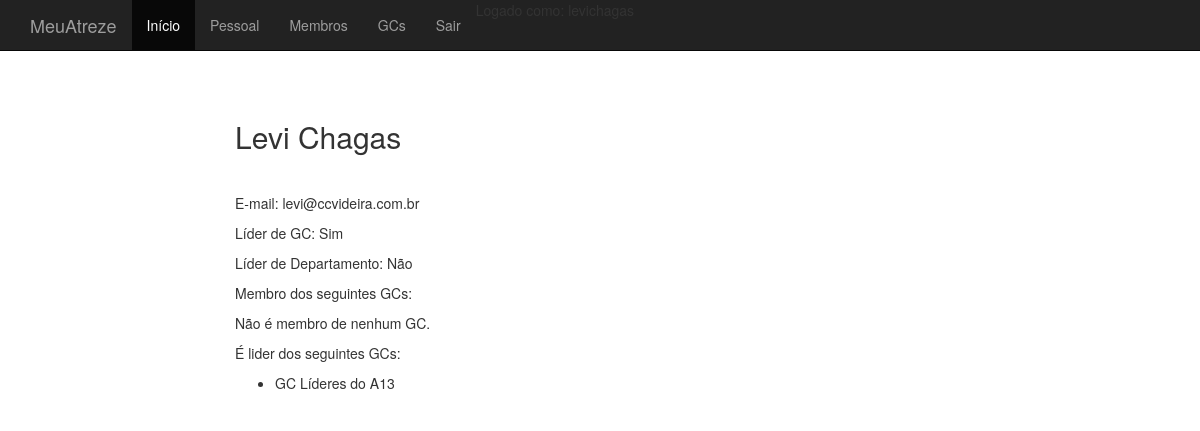
The app's page /members/1/ (signed in) with its own data.
### members/models.py (models this page shows, shortened)
class Member(models.Model):
	user = models.OneToOneField(User, unique=True, null=True)
	name = models.CharField(max_length=200)
	email = models.EmailField(max_length=200)
	is_leader = models.BooleanField(default=False)
	is_department_leader = models.BooleanField(default=False)

### groups/models.py (models this page shows, shortened)
class Group(models.Model):
	name = models.CharField(max_length=50)
	leader = models.ForeignKey('members.Member')
	members = models.ManyToManyField('members.Member', related_name='member_groups', blank=True)

### members/views.py (the view)
# urls.py: url(r'^(?P<pk>\d+)/$', login_required(views.MemberDetailView.as_view()), name='member_detail'),
class MemberDetailView(DetailView):
	model = Member
	template_name = 'members/detail.html'
	def get_context_data(self, **kwargs):
		context = super(MemberDetailView, self).get_context_data(**kwargs)
		context["member_groups"] = context['member'].member_groups.all()
		context["leader_of_groups"] = Group.objects.filter(leader=context['member'])
		return context

### members/templates/members/detail.html
{% extends "base.html" %}
{% block content %}
<div class="col-md-8 col-md-offset-2 content_block">
	<h2>{{ member.name }}</h2>
	<p>E-mail: {{ member.email }}</p>
	<p>
		Líder de GC:
		{% if member.is_leader %}
			Sim
		{% else %}
			Não
		{% endif %}
	</p>
	<p>
		Líder de Departamento:
		{% if member.is_deparment_leader %}
			Sim
		{% else %}
			Não
		{% endif %}
	</p>
	<p>Membro dos seguintes GCs: </p>
	{% if member_groups %}
		<ul>
			{% for group in member_groups %}
        		<li>{{ group.name }}</li>
    		{% endfor %}
		</ul>
	{% else %}
		<p>Não é membro de nenhum GC.</p>
	{% endif %}
	<p>É lider dos seguintes GCs: </p>
	{% if leader_of_groups %}
		<ul>
			{% for group in leader_of_groups %}
        		<li>{{ group.name }}</li>
    		{% endfor %}
		</ul>
	{% else %}
		<p>Não é líder de nenhum GC.</p>
	{% endif %}
</div>
{% endblock %}

### meuatreze/static/style.css (style rules this page uses)
body { padding-top: 50px; }
.content_block { margin-top: 50px; }
.content_block h2 { margin-bottom: 40px; }

### records on screen
Member: name "Levi Chagas", email "levi@ccvideira.com.br"
Group: name "GC Líderes do A13"
